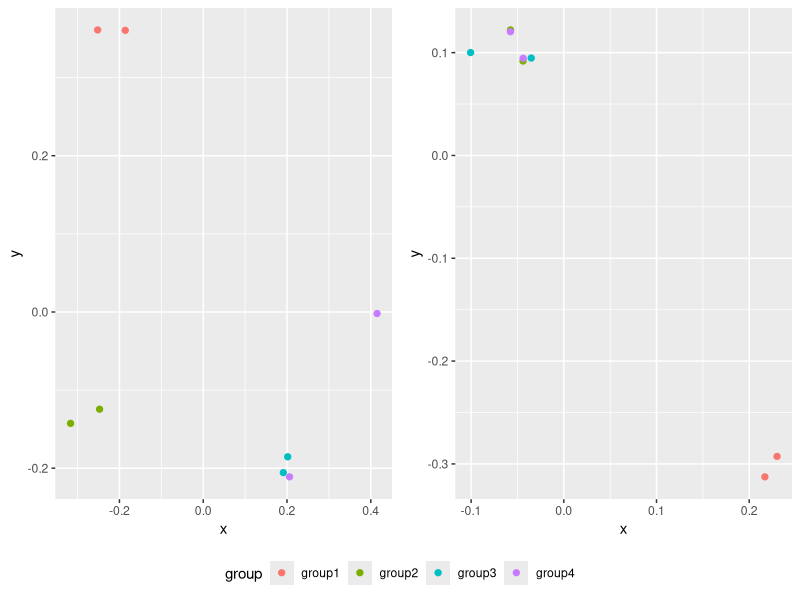

Generate this figure with R:
df1 <- read.table(text="group   x     y   
group1 -0.212201  0.358867
group2 -0.279756 -0.126194
group3  0.186860 -0.203273
group4  0.417117 -0.002592
group1 -0.212201  0.358867
group2 -0.279756 -0.126194
group3  0.186860 -0.203273
group4  0.186860 -0.203273",header=TRUE)

df2 <- read.table(text="group   x     y   
group1  0.211826 -0.306214
group2 -0.072626  0.104988
group3 -0.072626  0.104988
group4 -0.072626  0.104988
group1  0.211826 -0.306214
group2 -0.072626  0.104988
group3 -0.072626  0.104988
group4 -0.072626  0.104988",header=TRUE)


library(ggplot2)
library(gridExtra)

p1 <- ggplot(df1, aes(x=x, y=y,colour=group)) + geom_point(position=position_jitter(w=0.04,h=0.02),size=1.8) + theme(legend.position="bottom")

p2 <- ggplot(df2, aes(x=x, y=y,colour=group)) + geom_point(position=position_jitter(w=0.04,h=0.02),size=1.8)

#extract legend
#https://github.com/hadley/ggplot2/wiki/Share-a-legend-between-two-ggplot2-graphs
g_legend<-function(a.gplot){
  tmp <- ggplot_gtable(ggplot_build(a.gplot))
  leg <- which(sapply(tmp$grobs, function(x) x$name) == "guide-box")
  legend <- tmp$grobs[[leg]]
  return(legend)}

mylegend<-g_legend(p1)

p3 <- grid.arrange(arrangeGrob(p1 + theme(legend.position="none"),
                         p2 + theme(legend.position="none"),
                         nrow=1),
             mylegend, nrow=2,heights=c(10, 1))
